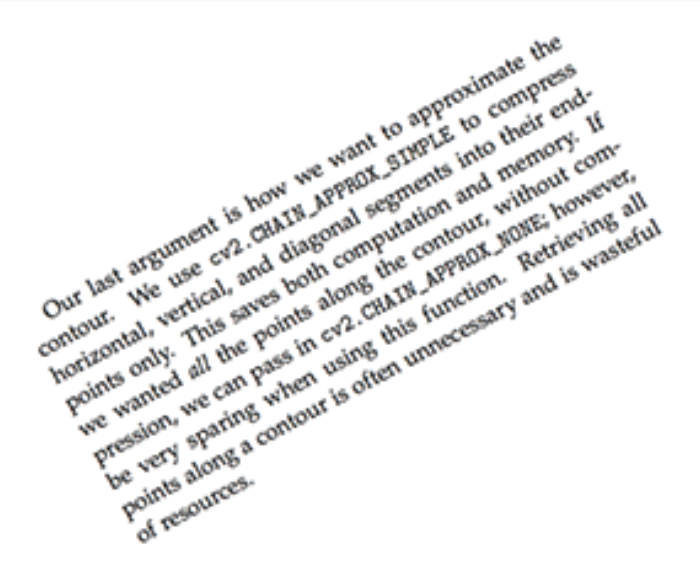
#> input picture pictures/skew1.PNG, 700 x 561 px, found by its file name
$ python 'findText-OpenCV(WIFI-INTEGRATION).py'
#> lines starting #> are read from the running program, lines starting #| are printed output that depends on the picture; after the words box and inside, x2 and y2 are one past the last pixel; in counts of white or black regions, pixels touching at a corner belong together
import cv2
import pytesseract
import numpy as np

""" ---Initial Image Processing--- """
image = cv2.imread("pictures/skew1.png", 0)
#> image: shape (561, 700); min 0, max 255, mean 239.1
ret, thresh = cv2.threshold(image,0,255,cv2.THRESH_BINARY+cv2.THRESH_OTSU)
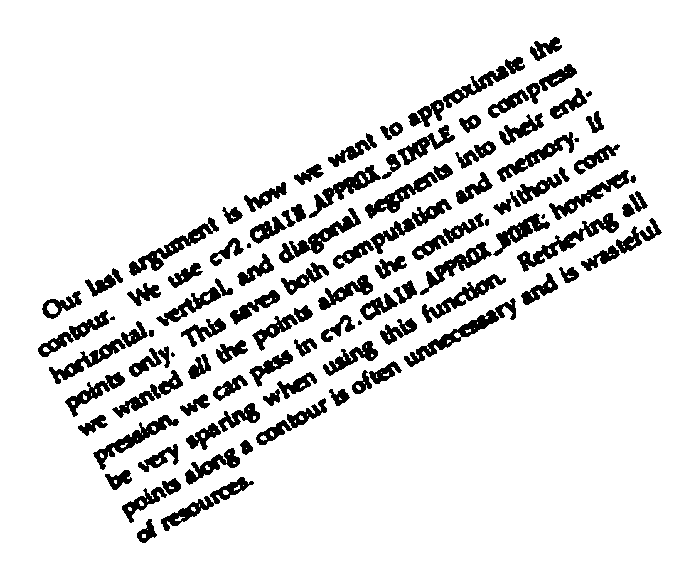
#> thresh: shape (561, 700); 88.2% white; 110 black regions (6 under 20 px), largest, box (x1, y1, x2, y2) and area: (404, 298, 516, 367) 1276, (517, 213, 619, 272) 1183, (129, 217, 219, 276) 1074
#> ret = 195
invert = cv2.bitwise_not(thresh)

""" ---Blurs the image to remove noise and smooth edges--- """
blur = cv2.GaussianBlur(invert, (7,7), 1)
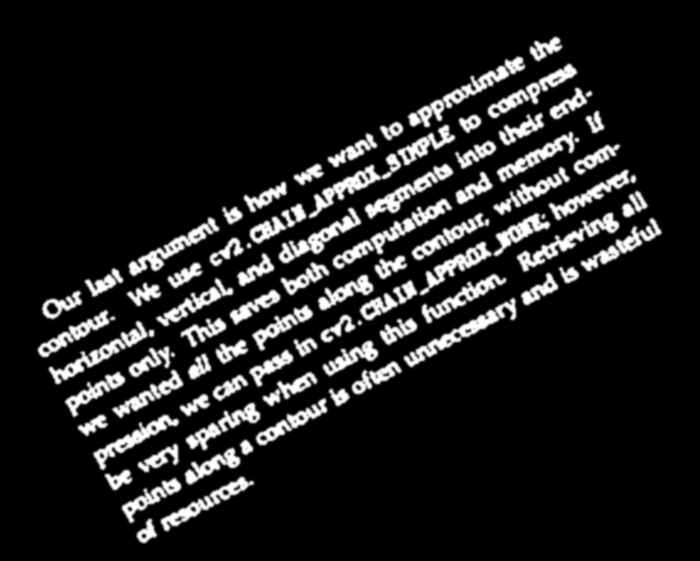
#> blur: shape (561, 700); min 0, max 255, mean 30

""" ---Auto Rotates the Image to Correct Skew--- """
coords = np.column_stack(np.where(blur > 0))
#> coords = 89373 pairs, first value 34 to 545, second value 35 to 663
angle = cv2.minAreaRect(coords)[-1]
#> angle = -62.04

if angle < -45: angle = -(90 + angle)
#> angle = -27.96
else: angle = -angle

(h, w) = image.shape[:2]
#> h = 561; w = 700
center = (w // 2, h // 2)
#> center = (350, 280)
M = cv2.getRotationMatrix2D(center, angle, 1.0)
#> M = [[0.883, -0.469, 172.1], [0.469, 0.883, -131.4]]
rotated = cv2.warpAffine(invert, M, (w, h), flags=cv2.INTER_CUBIC, borderMode=cv2.BORDER_REPLICATE)
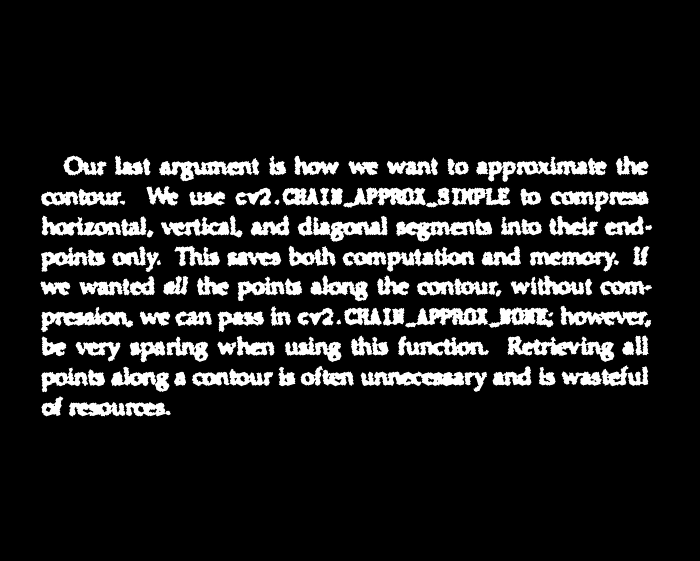
#> rotated: shape (561, 700); min 0, max 255, mean 30


""" ---Auto Crop Image using the above minAreaRect--- """
points = np.argwhere(rotated==255)
#> points = 32326 pairs, first value 156 to 415, second value 41 to 651
points = np.fliplr(points)
#> points = 32326 pairs, first value 41 to 651, second value 156 to 415
x, y, w, h = cv2.boundingRect(points)
#> x = 41; y = 156; w = 611; h = 260
x, y, w, h = x-10, y-10, w+20, h+20
#> x = 31; y = 146; w = 631; h = 280
crop = rotated[y:y+h, x:x+w]
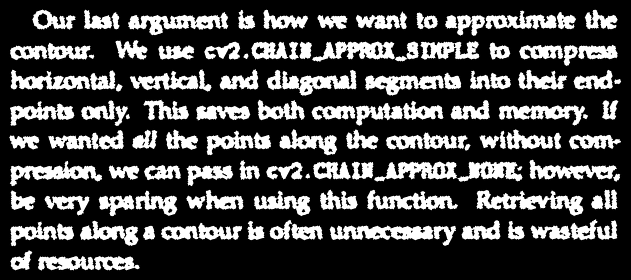
#> crop: shape (280, 631); min 0, max 255, mean 66.6

""" ---Finds the text in the processed image--- """
#> (the run stopped early here; a loop or call above may not have finished)

$ run again, with pictures/abcdef.PNG copied over pictures/skew1.PNG
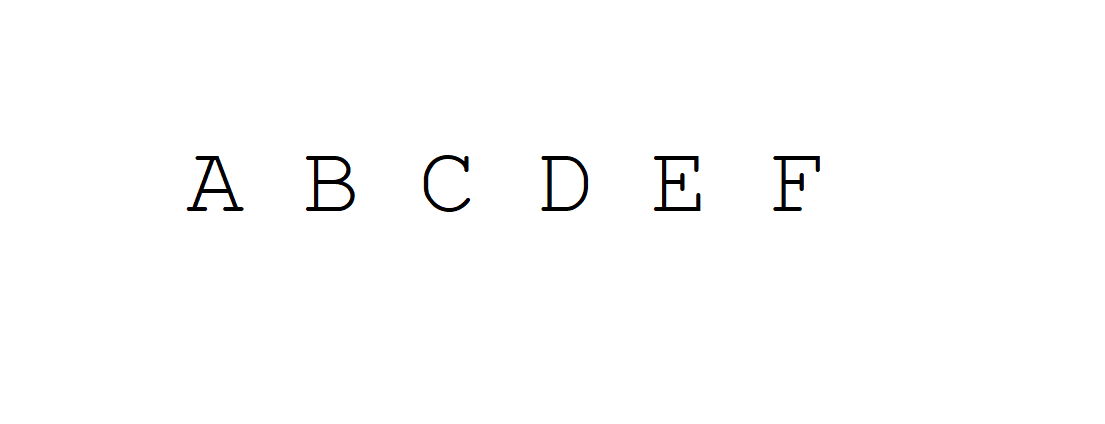
#> input picture pictures/abcdef.PNG, 1105 x 424 px, found by its file name
#> `ret, thresh = cv2.threshold(image,0,255,cv2.THRESH_BINARY+cv2.THRESH_O..`:
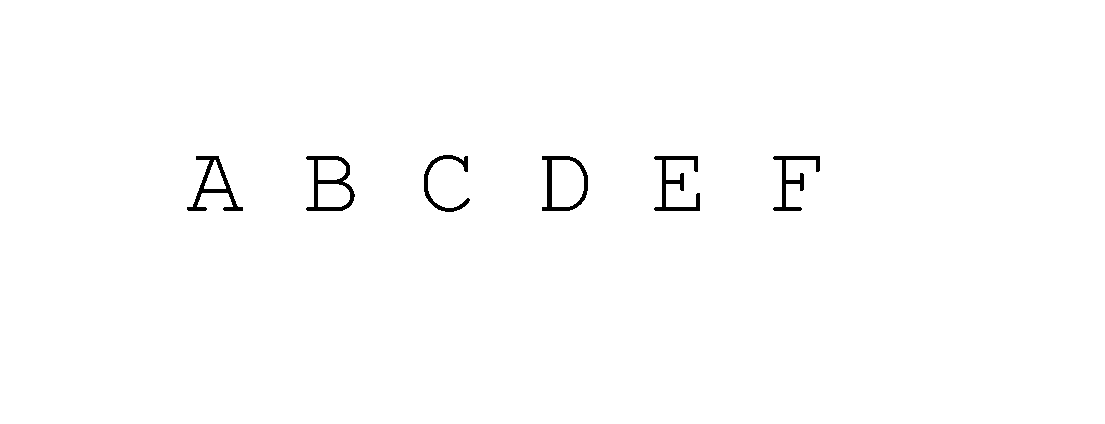
#> thresh: shape (424, 1105); 99.1% white; 6 black regions, box (x1, y1, x2, y2) and area: (306, 156, 355, 211) 826, (654, 156, 700, 211) 772, (187, 156, 243, 211) 750, (542, 156, 588, 211) 715, (773, 156, 820, 211) 659, (424, 155, 470, 212) 547
#> ret = 133
#> coords = 10289 pairs, first value 152 to 214, second value 184 to 822
#> `angle = cv2.minAreaRect(coords)[-1]`: angle = -90
#> `if angle < -45: angle = -(90 + angle)`: angle = 0
#> M = [[1, 0, 0], [0, 1, 0]]
#> `points = np.argwhere(rotated==255)`: points = 4269 pairs, first value 155 to 211, second value 187 to 819
#> `points = np.fliplr(points)`: points = 4269 pairs, first value 187 to 819, second value 155 to 211
#> `x, y, w, h = cv2.boundingRect(points)`: x = 187; y = 155; w = 633; h = 57
#> `x, y, w, h = x-10, y-10, w+20, h+20`: x = 177; y = 145; w = 653; h = 77
#> `crop = rotated[y:y+h, x:x+w]`:
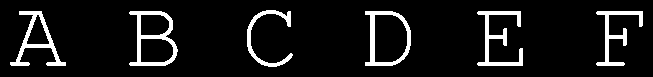
#> crop: shape (77, 653); 8.5% white; 6 white regions, box (x1, y1, x2, y2) and area: (129, 11, 178, 66) 826, (477, 11, 523, 66) 772, (10, 11, 66, 66) 750, (365, 11, 411, 66) 715, (596, 11, 643, 66) 659, (247, 10, 293, 67) 547
